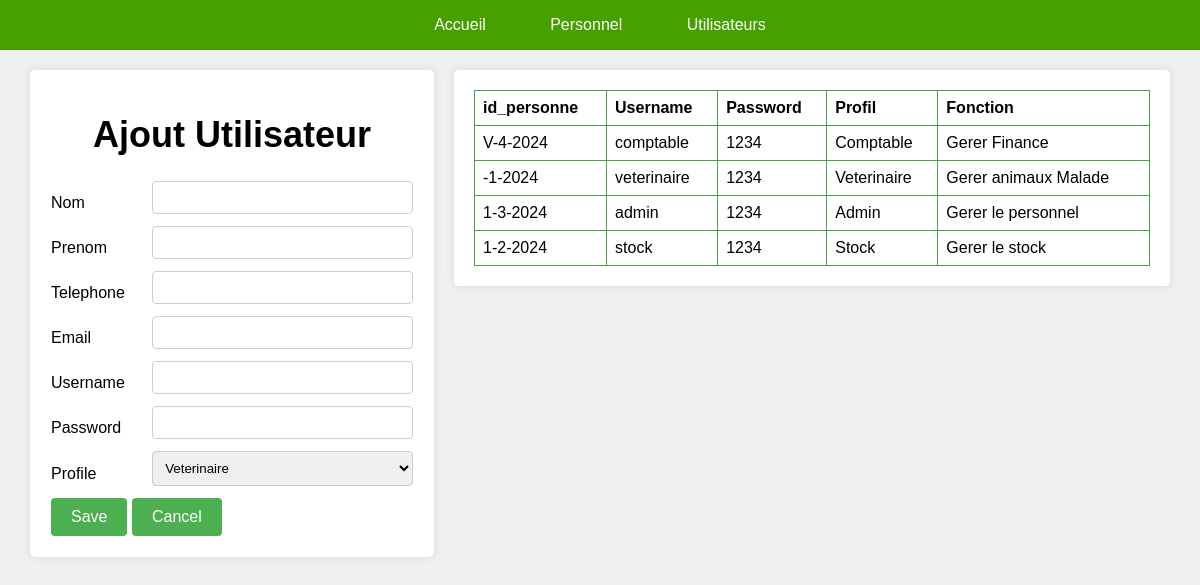
The page /admin/GestionUtilisateur/Utilisateur.php on the database its author committed.
### tables this page shows
CREATE TABLE `utilisateur` (
  `ID` int(11) NOT NULL,
  `id_personne` varchar(60) NOT NULL,
  `username` varchar(25) NOT NULL,
  `password` varchar(25) NOT NULL,
  `profil` varchar(12) DEFAULT NULL,
  `fonction` varchar(20) NOT NULL
);

### admin/idToNom.php (called while the page is built)
<?php
function idToNom($connexion,$id_profil) {
    $sqlcountPersonne = "SELECT Nom FROM profil WHERE id_profil = ?";
    $stmtsqlcountPersonne = $connexion->prepare($sqlcountPersonne);
    $stmtsqlcountPersonne->execute([$id_profil]);
    return $stmtsqlcountPersonne->fetchColumn();
}
?>

### admin/GestionUtilisateur/Utilisateur.php (the view, shortened to what this page needs)
<!DOCTYPE html>
<html>
<head>
</head>
<body>
<?php
    include("../subMenu.php");
  ?>
  <div class="wrapper">
    <div class="form">
        <form method="POST">
        <h1>Ajout Utilisateur</h1>
        <table>
            <tr>
              <td> Nom </td>
              <td><input type="text" name="nom" /></td>
            </tr>
            <tr>
              <td> Prenom	</td>
              <td><input type="number" name="Prenom" /></td>
            </tr>
            <tr>
              <td> Telephone </td>
              <td><input type="text" name="Telephone" /></td>
            </tr>
            <tr>
              <td> Email	</td>
              <td><input type="number" name="Email" /></td>
            </tr>
            <tr>
              <td> Username </td>
              <td><input type="text" name="Username" /></td>
            </tr>
            <tr>
              <td> Password	</td>
              <td><input type="password" name="Password" /></td>
            </tr>
            <tr>
              <td> Profile</td>
              <td>
              <select name="profil"  >
              <?php include '../../option/optionsprofil.php'; ?>
            </select>
              </td>
            </tr>
            <tr>
            <tr>
              <td colspan="2">
                <input type="submit" name="submit" value="Save" />
                <input type="reset" value="Cancel" />
              </td>
            </tr>
          </table>
        </form>
    </div>
    <div class="table">
    <table>
            <tr>
              <th>id_personne</th>
              <th>Username</th>
              <th>Password</th>
              <th>Profil</th>
              <th>Fonction</th>
            </tr>
            <?php
                include("../connexion.php");
                $sql = "SELECT * FROM utilisateur";
                $stmtSelect = $connexion->prepare($sql);
                $stmtSelect ->execute();
                $utilisateurs = $stmtSelect->fetchAll(PDO::FETCH_ASSOC);
                include '../idToNom.php';
                foreach($utilisateurs as $utilisateur):
                $utilisateur['profil'] = idToNom($connexion,$utilisateur['profil'])
                ?>
            <tr>
                <td> <?php echo $utilisateur['id_personne'];?></td>
                <td> <?php echo $utilisateur['username'];?></td>
                <td> <?php echo $utilisateur['password'];?></td>
                <td> <?php echo $utilisateur['profil'];?></td>
                <td> <?php echo $utilisateur['fonction'];?></td>
            </tr>
            <?php
              endforeach;
            ?>
      </table>
      </div>
  </div>
</body>
</html>

### admin/GestionUtilisateur/Utilisateur.php (style rules this page uses)
body { padding: 0; margin: 0; font-family: Arial, sans-serif; background-color: #f0f0f0; }
.wrapper { display: flex; justify-content: center; align-items: flex-start; padding: 20px; }
.form { width: 35%; padding: 20px; box-shadow: 0 0 10px rgba(0, 0, 0, 0.1); border-radius: 5px; background-color: #fff; margin: 0 10px; }
.table { width: 65%; padding: 20px; box-shadow: 0 0 10px rgba(0, 0, 0, 0.1); border-radius: 5px; background-color: #fff; margin: 0 10px; }
form table, .table table { width: 100%; border-collapse: collapse; border-radius: 20px; }
.table table td, .form table th, .table table th { border: 1px solid #45a049; padding: 8px; text-align: left; }
input[type='text'], input[type='number'], input[type='password'], select, textarea { width: 100%; padding: 8px; border: 1px solid #ccc; border-radius: 4px; box-sizing: border-box; margin-bottom: 10px; }
input[type='submit'], input[type='reset'] { padding: 10px 20px; border: none; background-color: #4CAF50; color: white; cursor: pointer; border-radius: 4px; font-size: 16px; }
.wrapper h1 { font-size: 36px; text-align: center; }

### rows shown on the page
utilisateur: id_personne "V-4-2024", username "comptable", password "1234", profil "Comptable", fonction "Gerer Finance"
utilisateur: id_personne "-1-2024", username "veterinaire", password "1234", profil "Veterinaire", fonction "Gerer animaux Malade"
utilisateur: id_personne "1-3-2024", username "admin", password "1234", profil "Admin", fonction "Gerer le personnel"
utilisateur: id_personne "1-2-2024", username "stock", password "1234", profil "Stock", fonction "Gerer le stock"

### other values the page prints
form field profil "Veterinaire"
